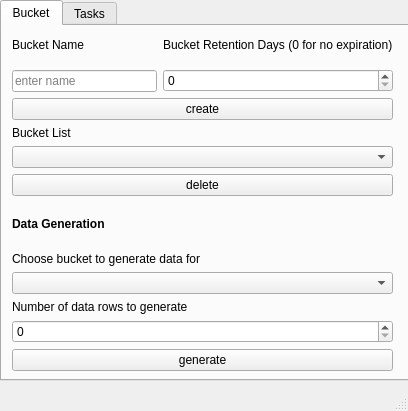
<?xml version="1.0" encoding="UTF-8"?>
<ui version="4.0">
 <class>MainWindow</class>
 <widget class="QMainWindow" name="MainWindow">
  <property name="geometry">
   <rect>
    <x>0</x>
    <y>0</y>
    <width>408</width>
    <height>411</height>
   </rect>
  </property>
  <property name="sizePolicy">
   <sizepolicy hsizetype="Fixed" vsizetype="Fixed">
    <horstretch>0</horstretch>
    <verstretch>0</verstretch>
   </sizepolicy>
  </property>
  <property name="windowTitle">
   <string>MainWindow</string>
  </property>
  <widget class="QWidget" name="centralwidget">
   <widget class="QTabWidget" name="tabs">
    <property name="geometry">
     <rect>
      <x>0</x>
      <y>0</y>
      <width>411</width>
      <height>381</height>
     </rect>
    </property>
    <property name="currentIndex">
     <number>0</number>
    </property>
    <widget class="QWidget" name="Bucket">
     <attribute name="title">
      <string>Bucket</string>
     </attribute>
     <widget class="QWidget" name="verticalLayoutWidget_9">
      <property name="geometry">
       <rect>
        <x>10</x>
        <y>0</y>
        <width>381</width>
        <height>345</height>
       </rect>
      </property>
      <layout class="QVBoxLayout" name="buckets_container">
       <item>
        <layout class="QVBoxLayout" name="bucket_container">
         <item>
          <layout class="QVBoxLayout" name="bucket_parent_layout">
           <property name="spacing">
            <number>6</number>
           </property>
           <item>
            <layout class="QHBoxLayout" name="b_create_layout">
             <property name="spacing">
              <number>6</number>
             </property>
             <item>
              <layout class="QVBoxLayout" name="b_content_left">
               <item>
                <widget class="QLabel" name="b_name_label">
                 <property name="enabled">
                  <bool>true</bool>
                 </property>
                 <property name="layoutDirection">
                  <enum>Qt::LeftToRight</enum>
                 </property>
                 <property name="text">
                  <string>Bucket Name</string>
                 </property>
                 <property name="alignment">
                  <set>Qt::AlignLeading|Qt::AlignLeft|Qt::AlignVCenter</set>
                 </property>
                 <property name="wordWrap">
                  <bool>false</bool>
                 </property>
                </widget>
               </item>
               <item>
                <widget class="QLineEdit" name="bucket_name">
                 <property name="placeholderText">
                  <string>enter name</string>
                 </property>
                </widget>
               </item>
              </layout>
             </item>
             <item>
              <layout class="QVBoxLayout" name="b_content_right">
               <item>
                <widget class="QLabel" name="b_name_label_2">
                 <property name="enabled">
                  <bool>true</bool>
                 </property>
                 <property name="text">
                  <string>Bucket Retention Days (0 for no expiration)</string>
                 </property>
                 <property name="alignment">
                  <set>Qt::AlignLeading|Qt::AlignLeft|Qt::AlignVCenter</set>
                 </property>
                </widget>
               </item>
               <item>
                <widget class="QSpinBox" name="retention"/>
               </item>
              </layout>
             </item>
            </layout>
           </item>
           <item>
            <widget class="QPushButton" name="create_btn">
             <property name="text">
              <string>create</string>
             </property>
            </widget>
           </item>
           <item>
            <layout class="QVBoxLayout" name="b_delete_layout" stretch="0,0,0">
             <property name="spacing">
              <number>6</number>
             </property>
             <property name="bottomMargin">
              <number>0</number>
             </property>
             <item>
              <widget class="QLabel" name="bucket_choice_label">
               <property name="enabled">
                <bool>true</bool>
               </property>
               <property name="layoutDirection">
                <enum>Qt::LeftToRight</enum>
               </property>
               <property name="text">
                <string>Bucket List</string>
               </property>
               <property name="alignment">
                <set>Qt::AlignLeading|Qt::AlignLeft|Qt::AlignVCenter</set>
               </property>
               <property name="wordWrap">
                <bool>false</bool>
               </property>
              </widget>
             </item>
             <item>
              <widget class="QComboBox" name="bucket_create_view"/>
             </item>
             <item>
              <widget class="QPushButton" name="bucket_del_btn">
               <property name="text">
                <string>delete</string>
               </property>
              </widget>
             </item>
            </layout>
           </item>
          </layout>
         </item>
        </layout>
       </item>
       <item>
        <layout class="QVBoxLayout" name="data_gen_parent_layout">
         <item>
          <widget class="QLabel" name="gen_data_label">
           <property name="enabled">
            <bool>true</bool>
           </property>
           <property name="font">
            <font>
             <weight>75</weight>
             <bold>true</bold>
            </font>
           </property>
           <property name="layoutDirection">
            <enum>Qt::LeftToRight</enum>
           </property>
           <property name="text">
            <string>Data Generation</string>
           </property>
           <property name="textFormat">
            <enum>Qt::PlainText</enum>
           </property>
           <property name="alignment">
            <set>Qt::AlignLeading|Qt::AlignLeft|Qt::AlignVCenter</set>
           </property>
           <property name="wordWrap">
            <bool>false</bool>
           </property>
          </widget>
         </item>
         <item>
          <layout class="QVBoxLayout" name="gen_bucket_choice_layout">
           <item>
            <widget class="QLabel" name="bucket_choice_gen">
             <property name="enabled">
              <bool>true</bool>
             </property>
             <property name="minimumSize">
              <size>
               <width>0</width>
               <height>0</height>
              </size>
             </property>
             <property name="font">
              <font>
               <weight>50</weight>
               <bold>false</bold>
              </font>
             </property>
             <property name="layoutDirection">
              <enum>Qt::LeftToRight</enum>
             </property>
             <property name="text">
              <string>Choose bucket to generate data for</string>
             </property>
             <property name="textFormat">
              <enum>Qt::PlainText</enum>
             </property>
             <property name="alignment">
              <set>Qt::AlignLeading|Qt::AlignLeft|Qt::AlignVCenter</set>
             </property>
             <property name="wordWrap">
              <bool>false</bool>
             </property>
            </widget>
           </item>
           <item>
            <widget class="QComboBox" name="bucket_gen_view"/>
           </item>
          </layout>
         </item>
         <item>
          <layout class="QVBoxLayout" name="gen_row_layout">
           <item>
            <widget class="QLabel" name="row_amount_label">
             <property name="enabled">
              <bool>true</bool>
             </property>
             <property name="font">
              <font>
               <weight>50</weight>
               <bold>false</bold>
              </font>
             </property>
             <property name="layoutDirection">
              <enum>Qt::LeftToRight</enum>
             </property>
             <property name="text">
              <string>Number of data rows to generate</string>
             </property>
             <property name="textFormat">
              <enum>Qt::PlainText</enum>
             </property>
             <property name="alignment">
              <set>Qt::AlignLeading|Qt::AlignLeft|Qt::AlignVCenter</set>
             </property>
             <property name="wordWrap">
              <bool>false</bool>
             </property>
            </widget>
           </item>
           <item>
            <widget class="QSpinBox" name="row_amount"/>
           </item>
           <item>
            <widget class="QPushButton" name="generate_btn">
             <property name="text">
              <string>generate</string>
             </property>
            </widget>
           </item>
          </layout>
         </item>
        </layout>
       </item>
      </layout>
     </widget>
    </widget>
    <widget class="QWidget" name="Tasks">
     <attribute name="title">
      <string>Tasks</string>
     </attribute>
     <widget class="QWidget" name="verticalLayoutWidget_15">
      <property name="geometry">
       <rect>
        <x>10</x>
        <y>10</y>
        <width>371</width>
        <height>311</height>
       </rect>
      </property>
      <layout class="QVBoxLayout" name="tasks_container">
       <item>
        <layout class="QVBoxLayout" name="tasks_layout">
         <item>
          <layout class="QVBoxLayout" name="current_tasks_layout">
           <item>
            <widget class="QLabel" name="task_view_label">
             <property name="text">
              <string>Current Tasks</string>
             </property>
            </widget>
           </item>
           <item>
            <widget class="QListView" name="task_view"/>
           </item>
          </layout>
         </item>
        </layout>
       </item>
       <item>
        <layout class="QVBoxLayout" name="task_preset_layout">
         <item>
          <widget class="QLabel" name="task_preset_label">
           <property name="text">
            <string>Task presets</string>
           </property>
          </widget>
         </item>
         <item>
          <widget class="QComboBox" name="task_preset_choice"/>
         </item>
        </layout>
       </item>
       <item>
        <layout class="QVBoxLayout" name="create_task_preset_layout">
         <item>
          <layout class="QHBoxLayout" name="bucket_choice_layout">
           <item>
            <layout class="QVBoxLayout" name="to_bucket_layout">
             <item>
              <widget class="QLabel" name="to_bucket_label">
               <property name="text">
                <string>To bucket</string>
               </property>
              </widget>
             </item>
             <item>
              <widget class="QComboBox" name="to_bucket_choice"/>
             </item>
            </layout>
           </item>
           <item>
            <layout class="QVBoxLayout" name="from_bucket_layout">
             <item>
              <widget class="QLabel" name="from_bucket_label">
               <property name="text">
                <string>From bucket</string>
               </property>
              </widget>
             </item>
             <item>
              <widget class="QComboBox" name="from_bucket_choice"/>
             </item>
            </layout>
           </item>
          </layout>
         </item>
         <item>
          <widget class="QPushButton" name="task_preset_btn">
           <property name="text">
            <string>Create preset task</string>
           </property>
          </widget>
         </item>
        </layout>
       </item>
      </layout>
     </widget>
    </widget>
   </widget>
  </widget>
  <widget class="QMenuBar" name="menubar">
   <property name="geometry">
    <rect>
     <x>0</x>
     <y>0</y>
     <width>408</width>
     <height>21</height>
    </rect>
   </property>
  </widget>
  <widget class="QStatusBar" name="statusbar"/>
 </widget>
 <resources/>
 <connections/>
</ui>
